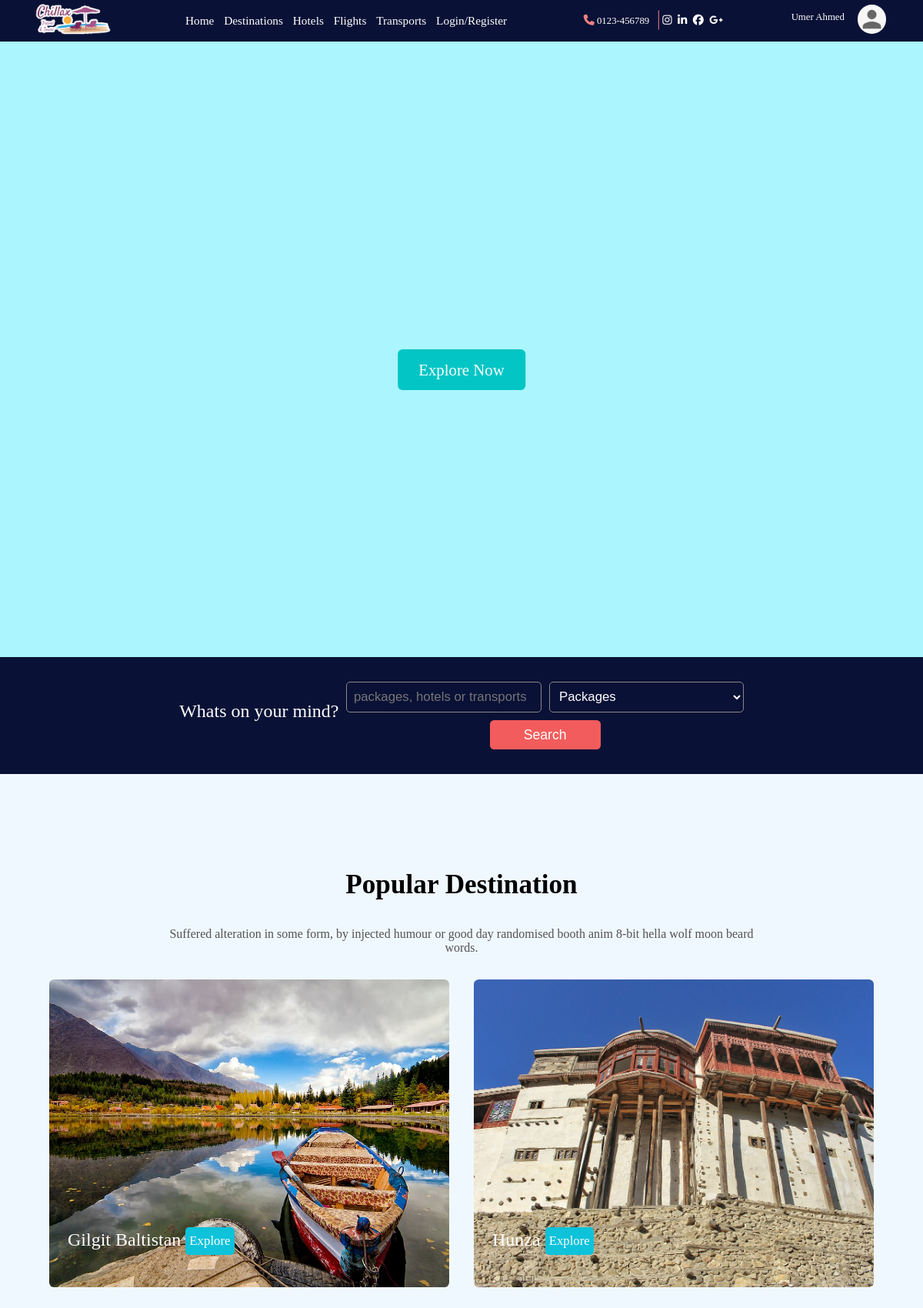
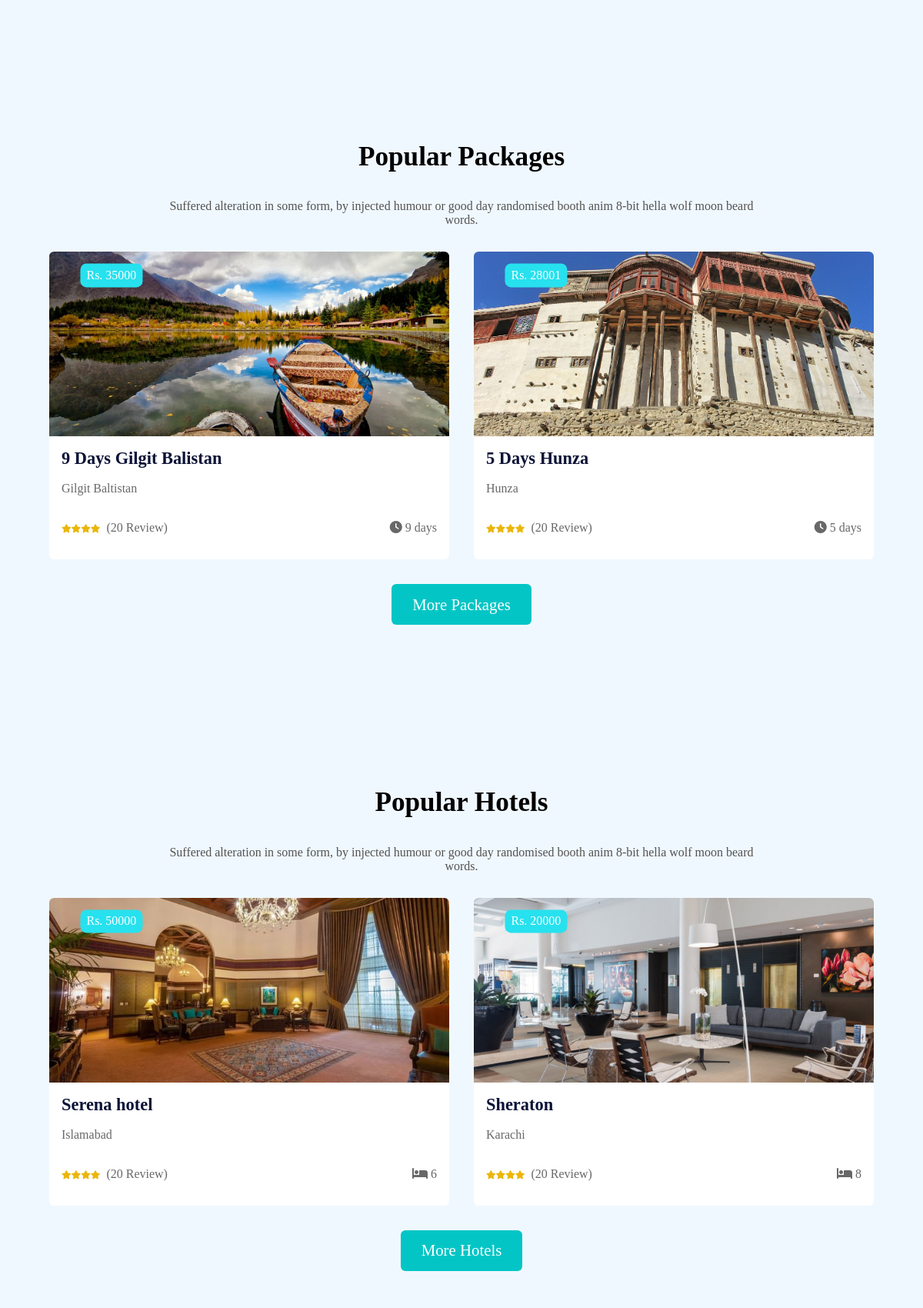
Screenshot of / (signed in, upper part) with the database file from the repository (2 pictures, top to bottom).
### packages/models.py (models this page shows, shortened)
class Packages(BaseModel):
    title = models.CharField(max_length=500)
    slug = models.SlugField(unique=True, null=True, blank=True)
    activites_inc = models.CharField(max_length=500)
    activites_not = models.CharField(max_length=500)
    duration = models.CharField(max_length=100)
    location = models.CharField(max_length=200)
    country = models.CharField(max_length=200)
    details = models.TextField(max_length=1000)
    price = models.IntegerField()
    ratings = models.CharField(max_length=100,null=True, blank=True)

class PackagesImage(BaseModel):
    package = models.ForeignKey(Packages, on_delete=models.CASCADE, related_name="package_image")
    image = models.ImageField()

class Hotel(BaseModel):
    slug = models.SlugField(unique=True, null=True, blank=True)
    name = models.CharField(max_length=200)
    facilities = models.CharField(max_length=500)
    location = models.CharField(max_length=200)
    country = models.CharField(max_length=200)
    rooms = models.CharField(max_length=200)
    details = models.CharField(max_length=1000)
    price = models.IntegerField()
    ratings = models.CharField(max_length=1000,null=True,blank=True)

class HotelImage(BaseModel):
    hotel = models.ForeignKey(Hotel, on_delete=models.CASCADE, related_name="hotel_image")
    image = models.ImageField(upload_to="hotel")

### home/views.py (the view, shortened to what this page needs)
# urls.py: path('', index, name='index'),
def index(request):
    no_of_items = 2
    some_pkgs = Packages.objects.all()[:no_of_items]
    some_htl = Hotel.objects.all()[:no_of_items]
    some_tpt = Transport.objects.all()[:no_of_items]
    if request.method == "GET":
        search = request.GET.get('search')
    context = {'packages': some_pkgs, 'hotels':some_htl, 'transports':some_tpt}
    return render(request, 'home/home.html',context)

### templates/home/home.html (shortened to what this page needs)
{% extends 'base/base.html' %}
{% block start %}
<!DOCTYPE html>
<html lang="en">
<head>
    <link rel="stylesheet" href="media/css/index.css">
    <link rel="stylesheet" href="media/css/top_section.css">
    <link rel="stylesheet" href="media/css/main_crousel.css">
</head>
<body>
    <div class="container">
        <div class="main_crousel">
            <a href="/destinations" class="anchor">Explore Now</a>
            <div class=" main_crousel-card">
                <h2>Indonesia</h2>
            </div>
            <div class="main_crousel-card">
                <h2>Iceland</h2>
            </div>
            <div class="main_crousel-card">
                <h2>Switzerland</h2>
            </div>
        </div>
        <div class="places_form">
            <h3>Whats on your mind?</h3>
            <form method="GET">
                <input name="search" type="text" placeholder="packages, hotels or transports">
                <select name="search_by" id="cars">
                    <option value="package">Packages</option>
                </select>
                <button type="submit">Search</button>
            </form>
        </div>
        <div class="popular_dest">
            <h3>Popular Destination</h3>
            <p>Suffered alteration in some form, by injected humour or good day randomised booth anim 8-bit hella wolf moon beard words. </p>
            <div class="dest_grid">
                {% for package in packages %}
                <div class="grid-dest_card" style="background-image: url('/media/{{package.package_image.last.image}}');">
                    <p>{{package.location}} <a href="{% url 'get_package' package.slug %}">Explore</a></p>
                </div>
                {% endfor %}
            </div>
        </div>
        <div class="popular_dest">
            <h3>Popular Packages</h3>
            <p>Suffered alteration in some form, by injected humour or good day randomised booth anim 8-bit hella wolf moon beard words. </p>
            <div class="dest_grid">
                {% for package in packages %}
                <div class="grid-pop_places_card">
                    <div class="grid-pop_places_card-price">Rs. {{package.price}}</div>
                    <div class="places_card-img">
                        <a href="{% url 'get_package' package.slug %}"><img src="/media/{{package.package_image.last.image}}" alt=""></a>
                    </div>
                    <div class="places_card-text">
                        <h4><a href="{% url 'get_package' package.slug %}" class="title" style='text-decoration:none;'>
                            {{package.title}}
                        </a></h4>
                        <p>{{package.location}}</p>
                        <div class="pop_places_last_div">
                            <div class="rating_review">
                                <div><i class="fa-solid fa-star"></i><i class="fa-solid fa-star"></i><i class="fa-solid fa-star"></i><i class="fa-solid fa-star"></i></div>
                                <p>(20 Review)</p>
                            </div>
                            <div>
                                <p><i class="fa-solid fa-clock"></i> {{package.duration}}</p>
                            </div>
                        </div>
                    </div>
                </div>
                {% endfor %}
            </div>
            <div style="display:flex;justify-content:center;padding-top: 2em;">
                <a href="/destinations" class="anchor">More Packages</a>
            </div>
        </div>
        <div class="popular_dest">
            <h3>Popular Hotels</h3>
            <p>Suffered alteration in some form, by injected humour or good day randomised booth anim 8-bit hella wolf moon beard words. </p>
            <div class="dest_grid">
                {% for hotel in hotels %}
                <div class="grid-pop_places_card">
                    <div class="grid-pop_places_card-price">Rs. {{hotel.price}}</div>
                    <div class="places_card-img">
                        <a href="{% url 'get_hotel' hotel.slug %}"><img src="/media/{{hotel.hotel_image.last.image}}" alt=""></a>
                    </div>
                    <div class="places_card-text">
                        <h4><a href="{% url 'get_hotel' hotel.slug %}" class="title" style='text-decoration:none'>
                            <b>{{hotel.name}}</b>
                        </a></h4>
                        <p>{{hotel.location}}</p>
                        <div class="pop_places_last_div">
                            <div class="rating_review">
                                <div><i class="fa-solid fa-star"></i><i class="fa-solid fa-star"></i><i class="fa-solid fa-star"></i><i class="fa-solid fa-star"></i></div>
                                <p>(20 Review)</p>
                            </div>
                            <div>
                                <p><i class="fa-solid fa-bed"></i> {{hotel.rooms}}</p>
                            </div>
                        </div>
                    </div>
                </div>
                {% endfor %}
            </div>
            <div style="display:flex;justify-content:center;padding-top: 2em;">
                <a href="/hotels" class="anchor">More Hotels</a>
            </div>
        </div>
    </div>
  </body>
</html>
</body>
</html>
{% endblock  %}

### templates/base/base.html (shortened to what this page needs)
<!DOCTYPE HTML>
<html lang="en">
<head>
<link rel="stylesheet" href="/media/css/top_section.css">
<link rel="stylesheet" href="/media/css/index.css">
</head>
<body>
	<div class="top_section">
		<div class="logo">
			<a href="/"><img style="height:50px" src="/media/images/logo_chillax2.png" alt="Chillax Travel and Tours"></a>
		</div>
		<ul>
			<li><a href="/">Home</a></li>
			<li><a href="/destinations">Destinations</a></li>
			<li><a href="/hotels">Hotels</a></li>
			<li><a href="/flights">Flights</a></li>
			<li><a href="/transports">Transports</a></li>
			<li><a href="/accounts/login_signup">Login/Register</a></li>
		</ul>
		<div class="remove_md">
			<div class="phone_number"><p><i class="fa-sharp fa-solid fa-phone"></i> 0123-456789</p></div>
			<div class="icons">
				<i class="icon_family fa-brands fa-instagram"></i>
				<i class="fa-brands fa-linkedin-in"></i>
				<i class="fa-brands fa-facebook"></i>
				<i class="fa-brands fa-google-plus-g"></i>
			</div>
		</div>
		<div style="display:flex;gap:1em">
			{% if user.is_authenticated and user.email != 'admin@gmail.com' %}
				<p style="color: white">{{request.user.first_name}} {{request.user.last_name}}</p>
				<div class="avatar">
					<img class="avatar_img" src="/media/images/guest_img.webp" alt="">
                </div>
			{% endif %}
		</div>
	</div>
		{% block start %}
        {% endblock %}
</body>
</html>

### public/static/css/top_section.css (style rules this page uses)
.top_section { display: flex; justify-content: space-around; background-color: rgb(10, 17, 54); align-items: center; position: relative; font-size: 0.8em; }
.top_section ul { padding: 0; margin: 0; list-style: none; display: flex; transition: all 0.5s; }
.top_section ul a { text-decoration: none; font-size: 1.2em; color: white; }
.top_section ul li { text-align: center; display: block; width: 100%; padding: 0.4em 0.5em; background-color: rgb(10, 17, 54); }
.remove_md { color: white; display: flex; align-items: center; gap: 1em; }
.remove_md i { margin-left:0.3em ; font-size: 1.1em; }
.remove_md .phone_number i { color: lightcoral; }
.remove_md .phone_number { position: relative; }
.remove_md .phone_number::after { content: ""; position: absolute; top: 0; right: 0; transform: translate(1em,30%); width: 0.1em; height: 60%; background-color: lightcoral; }
.avatar { width: 3.5em; aspect-ratio: 1; padding: 0.3em; position: relative; }
.avatar_img { width: 100%; height: 100%; border-radius: 50%; }

### public/static/css/index.css (style rules this page uses)
* { box-sizing: border-box; }
body { margin: 0; background-color: rgb(247, 253, 255); font-family:myfont; }
.container { overflow-x: hidden; }
.places_form { background-color: rgb(10, 17, 54); color: white; padding: 2em 0.5em; display: flex; align-items: center; justify-content: center; gap: 10px; flex-wrap: wrap; }
.places_form h3 { justify-self: flex-start; font-weight: 300; font-size: 1.5em; margin: 0; margin-bottom:0.5em ; }
.places_form input,.places_form select { flex-basis: 120px; padding: 0.5em 0.5em; font-size: 1.05em; color: rgb(255, 255, 255); background-color: transparent; border: 1px solid rgb(136, 136, 136); border-radius: 0.3em; flex-grow: 1; flex-shrink: 1; }
.places_form button { background-color: rgb(243, 92, 92); color: white; font-size: 1.1em; border-radius: 0.3em; padding:0.5em 2.5em ; border: none; }
.places_form form { display: flex; gap: 10px; flex-wrap: wrap; justify-content: center; }
.popular_dest { padding: 5.5em 4em; max-width: 1200px; margin: auto; }
.popular_dest>h3 { font-size: 2.2em; text-align: center; }
.popular_dest>p { color: rgb(82, 82, 82); max-width: 75%; margin: auto; text-align: center; margin-bottom:2em ; }
.dest_grid { display: grid; grid-template-columns: repeat(auto-fit,minmax(250px,1fr)); grid-auto-rows: minmax(300px,400px); gap: 2em; }
.grid-dest_card { padding: 1.5em; display: flex; align-items: flex-end; transition: transform 0.5s; border-radius: 0.4em; background-image: url("../images/city.jpg"); background-size: cover; background-position: center; background-repeat: no-repeat; }
.grid-dest_card p { color: white; font-size: 1.5em; }
.grid-dest_card a { color: white; font-size: 0.7em; text-decoration: none; padding: 0.5em 0.3em; border-radius: 0.3em; background-color: rgb(14, 194, 218); }
.places_card-text a { color: rgb(10, 17, 54); cursor: pointer; text-decoration: none; }
.grid-pop_places_card { display: flex; flex-direction: column; text-align: left; transition: transform 0.5s; border-radius: 0.4em; overflow: hidden; position: relative; }
.grid-pop_places_card-price { position: absolute; top: 0;left: 0; translate:50% 50%; padding: 0.4em 0.5em; background-color: rgb(39, 225, 238); color: white; border-radius: 0.5em; }
.places_card-img { height: 60%; }
.grid-pop_places_card img { width: 100%; height: 100%; object-fit: cover; object-position: center; }
.places_card-text { height: 40%; display: flex; justify-content: space-between; padding: 1em; flex-direction: column; background-color: rgb(255, 255, 255); color: rgb(104, 104, 104); }
.places_card-text h4 { font-size: 1.4em; margin: 0; color: black; }
.pop_places_last_div { display: flex; justify-content: space-between; }
.rating_review { display: flex; align-items: center; gap: 0.5em; }
.rating_review i { font-size: 0.7em; color: rgb(235, 182, 10); }
.popular_dest { background-color: aliceblue; }

### rows the page displays
Packages: package_image.last.image (picture), location "Gilgit Baltistan", price "35000", title "9 Days Gilgit Balistan", duration "9 days"
Packages: package_image.last.image (picture), location "Hunza", price "28001", title "5 Days Hunza", duration "5 days"
Hotel: price "50000", hotel_image.last.image (picture), name "Serena hotel", location "Islamabad", rooms "6"
Hotel: price "20000", hotel_image.last.image (picture), name "Sheraton", location "Karachi", rooms "8"

### other values shown
{{ request.user.first_name }} "Umer"
{{ request.user.last_name }} "Ahmed"
